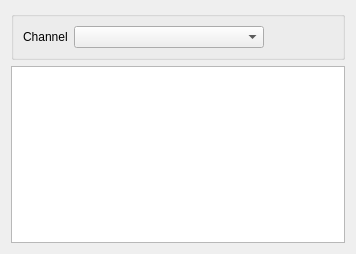
<?xml version="1.0" encoding="UTF-8"?>
<ui version="4.0">
 <class>SourcesWidget</class>
 <widget class="QWidget" name="SourcesWidget">
  <property name="geometry">
   <rect>
    <x>0</x>
    <y>0</y>
    <width>356</width>
    <height>254</height>
   </rect>
  </property>
  <property name="windowTitle">
   <string/>
  </property>
  <layout class="QVBoxLayout" name="verticalLayout">
   <item>
    <widget class="QGroupBox" name="groupBox">
     <property name="title">
      <string/>
     </property>
     <layout class="QHBoxLayout" name="horizontalLayout">
      <item>
       <widget class="QLabel" name="label">
        <property name="sizePolicy">
         <sizepolicy hsizetype="Fixed" vsizetype="Preferred">
          <horstretch>0</horstretch>
          <verstretch>0</verstretch>
         </sizepolicy>
        </property>
        <property name="text">
         <string>Channel</string>
        </property>
       </widget>
      </item>
      <item>
       <widget class="QComboBox" name="m_channel">
        <property name="toolTip">
         <string>Select channel</string>
        </property>
        <property name="insertPolicy">
         <enum>QComboBox::InsertAlphabetically</enum>
        </property>
        <property name="sizeAdjustPolicy">
         <enum>QComboBox::AdjustToContents</enum>
        </property>
        <property name="minimumContentsLength">
         <number>20</number>
        </property>
       </widget>
      </item>
      <item>
       <spacer name="horizontalSpacer">
        <property name="orientation">
         <enum>Qt::Horizontal</enum>
        </property>
        <property name="sizeHint" stdset="0">
         <size>
          <width>195</width>
          <height>20</height>
         </size>
        </property>
       </spacer>
      </item>
     </layout>
    </widget>
   </item>
   <item>
    <widget class="QTreeView" name="m_view"/>
   </item>
  </layout>
 </widget>
 <resources/>
 <connections/>
</ui>
